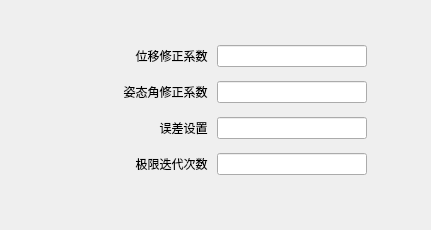
           <widget class="QWidget" name="tabsd4">
            <attribute name="title">
             <string>控制参数</string>
            </attribute>
            <layout class="QGridLayout" name="gridLayout_8">
             <item row="0" column="0">
              <layout class="QVBoxLayout" name="verticalLayout_15">
               <item>
                <spacer name="verticalSpacer_7">
                 <property name="orientation">
                  <enum>Qt::Vertical</enum>
                 </property>
                 <property name="sizeType">
                  <enum>QSizePolicy::Fixed</enum>
                 </property>
                 <property name="sizeHint" stdset="0">
                  <size>
                   <width>20</width>
                   <height>30</height>
                  </size>
                 </property>
                </spacer>
               </item>
               <item>
                <layout class="QHBoxLayout" name="horizontalLayout_45">
                 <item>
                  <spacer name="horizontalSpacer_10">
                   <property name="orientation">
                    <enum>Qt::Horizontal</enum>
                   </property>
                   <property name="sizeType">
                    <enum>QSizePolicy::Fixed</enum>
                   </property>
                   <property name="sizeHint" stdset="0">
                    <size>
                     <width>0</width>
                     <height>20</height>
                    </size>
                   </property>
                  </spacer>
                 </item>
                 <item>
                  <layout class="QVBoxLayout" name="verticalLayout_14">
                   <item>
                    <layout class="QHBoxLayout" name="horizontalLayout_14">
                     <item>
                      <widget class="QLabel" name="label_23">
                       <property name="sizePolicy">
                        <sizepolicy hsizetype="Fixed" vsizetype="Fixed">
                         <horstretch>0</horstretch>
                         <verstretch>0</verstretch>
                        </sizepolicy>
                       </property>
                       <property name="minimumSize">
                        <size>
                         <width>200</width>
                         <height>30</height>
                        </size>
                       </property>
                       <property name="maximumSize">
                        <size>
                         <width>200</width>
                         <height>30</height>
                        </size>
                       </property>
                       <property name="text">
                        <string>位移修正系数 </string>
                       </property>
                       <property name="alignment">
                        <set>Qt::AlignRight|Qt::AlignTrailing|Qt::AlignVCenter</set>
                       </property>
                      </widget>
                     </item>
                     <item>
                      <widget class="QLineEdit" name="lineEditsdo">
                       <property name="sizePolicy">
                        <sizepolicy hsizetype="Fixed" vsizetype="Fixed">
                         <horstretch>0</horstretch>
                         <verstretch>0</verstretch>
                        </sizepolicy>
                       </property>
                       <property name="minimumSize">
                        <size>
                         <width>150</width>
                         <height>0</height>
                        </size>
                       </property>
                       <property name="maximumSize">
                        <size>
                         <width>150</width>
                         <height>16777215</height>
                        </size>
                       </property>
                       <property name="alignment">
                        <set>Qt::AlignLeading|Qt::AlignLeft|Qt::AlignVCenter</set>
                       </property>
                      </widget>
                     </item>
                     <item>
                      <widget class="QLabel" name="label_24">
                       <property name="text">
                        <string/>
                       </property>
                      </widget>
                     </item>
                    </layout>
                   </item>
                   <item>
                    <layout class="QHBoxLayout" name="horizontalLayout_44">
                     <item>
                      <widget class="QLabel" name="label_73">
                       <property name="sizePolicy">
                        <sizepolicy hsizetype="Fixed" vsizetype="Fixed">
                         <horstretch>0</horstretch>
                         <verstretch>0</verstretch>
                        </sizepolicy>
                       </property>
                       <property name="minimumSize">
                        <size>
                         <width>200</width>
                         <height>30</height>
                        </size>
                       </property>
                       <property name="maximumSize">
                        <size>
                         <width>200</width>
                         <height>30</height>
                        </size>
                       </property>
                       <property name="text">
                        <string>姿态角修正系数 </string>
                       </property>
                       <property name="alignment">
                        <set>Qt::AlignRight|Qt::AlignTrailing|Qt::AlignVCenter</set>
                       </property>
                      </widget>
                     </item>
                     <item>
                      <widget class="QLineEdit" name="lineEditsdo1">
                       <property name="sizePolicy">
                        <sizepolicy hsizetype="Fixed" vsizetype="Fixed">
                         <horstretch>0</horstretch>
                         <verstretch>0</verstretch>
                        </sizepolicy>
                       </property>
                       <property name="minimumSize">
                        <size>
                         <width>150</width>
                         <height>0</height>
                        </size>
                       </property>
                       <property name="maximumSize">
                        <size>
                         <width>150</width>
                         <height>16777215</height>
                        </size>
                       </property>
                       <property name="alignment">
                        <set>Qt::AlignLeading|Qt::AlignLeft|Qt::AlignVCenter</set>
                       </property>
                      </widget>
                     </item>
                     <item>
                      <widget class="QLabel" name="label_74">
                       <property name="text">
                        <string/>
                       </property>
                      </widget>
                     </item>
                    </layout>
                   </item>
                   <item>
                    <layout class="QHBoxLayout" name="horizontalLayout_23">
                     <item>
                      <widget class="QLabel" name="label_37">
                       <property name="sizePolicy">
                        <sizepolicy hsizetype="Fixed" vsizetype="Fixed">
                         <horstretch>0</horstretch>
                         <verstretch>0</verstretch>
                        </sizepolicy>
                       </property>
                       <property name="minimumSize">
                        <size>
                         <width>200</width>
                         <height>30</height>
                        </size>
                       </property>
                       <property name="maximumSize">
                        <size>
                         <width>200</width>
                         <height>30</height>
                        </size>
                       </property>
                       <property name="text">
                        <string>误差设置 </string>
                       </property>
                       <property name="alignment">
                        <set>Qt::AlignRight|Qt::AlignTrailing|Qt::AlignVCenter</set>
                       </property>
                      </widget>
                     </item>
                     <item>
                      <widget class="QLineEdit" name="lineEditsderro">
                       <property name="sizePolicy">
                        <sizepolicy hsizetype="Fixed" vsizetype="Fixed">
                         <horstretch>0</horstretch>
                         <verstretch>0</verstretch>
                        </sizepolicy>
                       </property>
                       <property name="minimumSize">
                        <size>
                         <width>150</width>
                         <height>0</height>
                        </size>
                       </property>
                       <property name="maximumSize">
                        <size>
                         <width>150</width>
                         <height>16777215</height>
                        </size>
                       </property>
                       <property name="alignment">
                        <set>Qt::AlignLeading|Qt::AlignLeft|Qt::AlignVCenter</set>
                       </property>
                      </widget>
                     </item>
                     <item>
                      <widget class="QLabel" name="label_38">
                       <property name="text">
                        <string/>
                       </property>
                      </widget>
                     </item>
                    </layout>
                   </item>
                   <item>
                    <layout class="QHBoxLayout" name="horizontalLayout_22">
                     <item>
                      <widget class="QLabel" name="label_35">
                       <property name="sizePolicy">
                        <sizepolicy hsizetype="Fixed" vsizetype="Fixed">
                         <horstretch>0</horstretch>
                         <verstretch>0</verstretch>
                        </sizepolicy>
                       </property>
                       <property name="minimumSize">
                        <size>
                         <width>200</width>
                         <height>30</height>
                        </size>
                       </property>
                       <property name="maximumSize">
                        <size>
                         <width>200</width>
                         <height>30</height>
                        </size>
                       </property>
                       <property name="text">
                        <string>极限迭代次数 </string>
                       </property>
                       <property name="alignment">
                        <set>Qt::AlignRight|Qt::AlignTrailing|Qt::AlignVCenter</set>
                       </property>
                      </widget>
                     </item>
                     <item>
                      <widget class="QLineEdit" name="lineEditsdtimes">
                       <property name="sizePolicy">
                        <sizepolicy hsizetype="Fixed" vsizetype="Fixed">
                         <horstretch>0</horstretch>
                         <verstretch>0</verstretch>
                        </sizepolicy>
                       </property>
                       <property name="minimumSize">
                        <size>
                         <width>150</width>
                         <height>0</height>
                        </size>
                       </property>
                       <property name="maximumSize">
                        <size>
                         <width>150</width>
                         <height>16777215</height>
                        </size>
                       </property>
                       <property name="alignment">
                        <set>Qt::AlignLeading|Qt::AlignLeft|Qt::AlignVCenter</set>
                       </property>
                      </widget>
                     </item>
                     <item>
                      <widget class="QLabel" name="label_36">
                       <property name="text">
                        <string/>
                       </property>
                      </widget>
                     </item>
                    </layout>
                   </item>
                  </layout>
                 </item>
                 <item>
                  <spacer name="horizontalSpacer_11">
                   <property name="orientation">
                    <enum>Qt::Horizontal</enum>
                   </property>
                   <property name="sizeHint" stdset="0">
                    <size>
                     <width>40</width>
                     <height>20</height>
                    </size>
                   </property>
                  </spacer>
                 </item>
                </layout>
               </item>
               <item>
                <spacer name="verticalSpacer_8">
                 <property name="orientation">
                  <enum>Qt::Vertical</enum>
                 </property>
                 <property name="sizeHint" stdset="0">
                  <size>
                   <width>20</width>
                   <height>40</height>
                  </size>
                 </property>
                </spacer>
               </item>
              </layout>
             </item>
            </layout>
           </widget>
